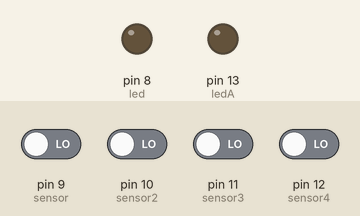
Bench run of a sketch on a simulated Arduino Uno, built with avr-gcc and run on an emulated ATmega328P. Shown: output pins drawn as LEDs (lit = HIGH). Inputs (shaded band) come from the test bench; at power-on: pin 9 (sensor), pin 10 (sensor2), pin 11 (sensor3), pin 12 (sensor4) LOW.

Above: at 1.2 s.
1.3 s: pin 9 (sensor) driven HIGH
At 1.6 s:
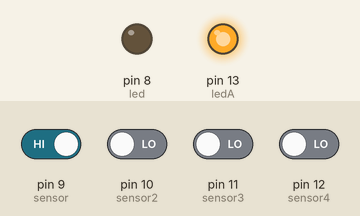
Timing chart, 0 to 4.3 s (numbered marks = the images above; inputs shaded):
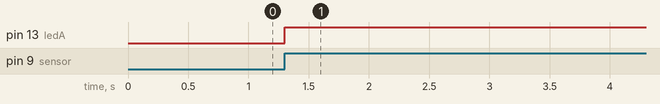

The sketch:

sensor1.ino
```cpp
int sensor = 9;
int sensor2 = 10;
int sensor3 = 11;
int sensor4 = 12;
int led = 8;
int ultimo = 0;
int ledA = 13;
unsigned long tempoInicial = 0;
unsigned long tempoFinal = 0;

void setup() {
  pinMode(sensor, INPUT);
  pinMode(sensor2, INPUT);
  pinMode(sensor3, INPUT);
  pinMode(sensor4, INPUT);
  pinMode(led, OUTPUT);
  pinMode(ledA, OUTPUT);
}

void loop() {
  int achou = digitalRead(sensor);
  int achou2 = digitalRead(sensor2);
  int achou3 = digitalRead(sensor3);
  int achou4 = digitalRead(sensor4);

  tempoFinal = millis();
  if(tempoFinal - tempoInicial >= 6000){
    tempoInicial = tempoFinal;
    digitalWrite(led, HIGH);
    digitalWrite(ledA, LOW);
    Serial.println("Fechar");
  }

  if(achou || achou2 || achou3 || achou4){
    Serial.println("Detectou, reiniciando contagem");
    digitalWrite(led, LOW);
    digitalWrite(ledA, HIGH);
    tempoInicial = tempoFinal;
  }

}
```

Measured:
- after the input at 1.3 s, pin 8 (led): stays LOW (without the input it goes to HIGH after 4.7 s); pin 13 (ledA): LOW → HIGH at once
